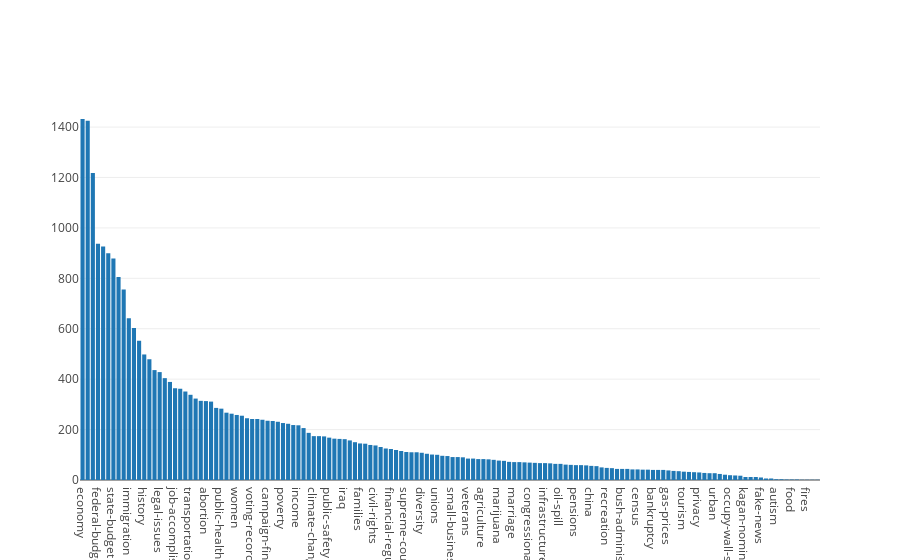

Notebook cell for this chart:
### Code cell
sorted_subjects = subjects_counter.most_common(len(subjects_counter.keys()))

chart = [go.Bar(
            x = list(map(lambda x: x[0], sorted_subjects)),
            y = list(map(lambda x: x[1], sorted_subjects)),
        )]

iplot(chart)

### Figure 1 — Plotly figure (JSON) as saved in the notebook; plotly's stock layout.template omitted (floating-point values rounded to 4 significant figures; data arrays with more than 128 entries replaced by an {"elided": "..."} marker saying what was removed)
{"data": [{"type": "bar", "uid": "7543a235-2cd8-4c04-a114-84c32fbbbf2b", "x": {"elided": "144 str values"}, "y": {"elided": "144 int values"}}], "layout": {}}
